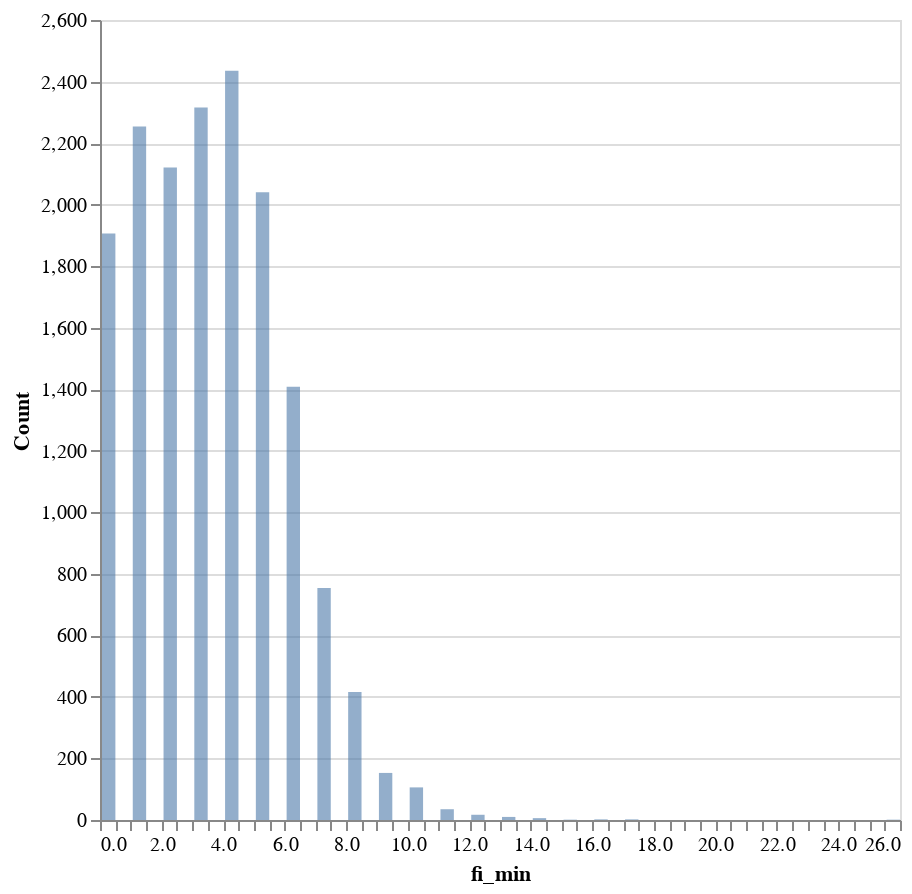

The code cell stored with this chart in its notebook:
### Code cell
alt.Chart(read_df).mark_bar(opacity=0.6).encode(
    alt.X('fi_min:Q', bin=alt.Bin(maxbins=100), title='fi_min'),
    alt.Y('count()', title='Count'),
).properties(
    width=400,
    height=400
)

### Figure 1 — Vega specification as saved in the notebook (floating-point values rounded to 4 significant figures)
{"$schema": "https://vega.github.io/schema/vega/v5.json", "data": [{"name": "source_0", "values": [{"__count": 1906, "bin_maxbins_100_fi_min": 0.0, "bin_maxbins_100_fi_min_end": 0.5}, {"__count": 2254, "bin_maxbins_100_fi_min": 1.0, "bin_maxbins_100_fi_min_end": 1.5}, {"__count": 2435, "bin_maxbins_100_fi_min": 4.0, "bin_maxbins_100_fi_min_end": 4.5}, {"__count": 2121, "bin_maxbins_100_fi_min": 2.0, "bin_maxbins_100_fi_min_end": 2.5}, {"__count": 754, "bin_maxbins_100_fi_min": 7.0, "bin_maxbins_100_fi_min_end": 7.5}, {"__count": 2316, "bin_maxbins_100_fi_min": 3.0, "bin_maxbins_100_fi_min_end": 3.5}, {"__count": 1408, "bin_maxbins_100_fi_min": 6.0, "bin_maxbins_100_fi_min_end": 6.5}, {"__count": 2040, "bin_maxbins_100_fi_min": 5.0, "bin_maxbins_100_fi_min_end": 5.5}, {"__count": 416, "bin_maxbins_100_fi_min": 8.0, "bin_maxbins_100_fi_min_end": 8.5}, {"__count": 106, "bin_maxbins_100_fi_min": 10.0, "bin_maxbins_100_fi_min_end": 10.5}, {"__count": 153, "bin_maxbins_100_fi_min": 9.0, "bin_maxbins_100_fi_min_end": 9.5}, {"__count": 35, "bin_maxbins_100_fi_min": 11.0, "bin_maxbins_100_fi_min_end": 11.5}, {"__count": 17, "bin_maxbins_100_fi_min": 12.0, "bin_maxbins_100_fi_min_end": 12.5}, {"__count": 10, "bin_maxbins_100_fi_min": 13.0, "bin_maxbins_100_fi_min_end": 13.5}, {"__count": 6, "bin_maxbins_100_fi_min": 14.0, "bin_maxbins_100_fi_min_end": 14.5}, {"__count": 2, "bin_maxbins_100_fi_min": 16.0, "bin_maxbins_100_fi_min_end": 16.5}, {"__count": 1, "bin_maxbins_100_fi_min": 15.0, "bin_maxbins_100_fi_min_end": 15.5}, {"__count": 2, "bin_maxbins_100_fi_min": 17.0, "bin_maxbins_100_fi_min_end": 17.5}, {"__count": 1, "bin_maxbins_100_fi_min": 25.5, "bin_maxbins_100_fi_min_end": 26.0}]}, {"name": "source_0_y_domain___count", "values": [{"min": 1, "max": 2435}]}], "signals": [{"name": "bin_maxbins_100_fi_min_bins", "value": {"fields": ["fi_min"], "fname": "bin_fi_min", "start": 0.0, "step": 0.5, "stop": 26.0}}], "marks": [{"type": "rect", "name": "marks", "from": {"data": "source_0"}, "encode": {"update": {"y2": {"value": 0, "scale": "y"}, "x": {"field": "bin_maxbins_100_fi_min_end", "scale": "x", "offset": {"signal": "0.5 + (abs(scale(\"x\", datum[\"bin_maxbins_100_fi_min_end\"]) - scale(\"x\", datum[\"bin_maxbins_100_fi_min\"])) < 0.25 ? 0.5 * (0.25 - (abs(scale(\"x\", datum[\"bin_maxbins_100_fi_min_end\"]) - scale(\"x\", datum[\"bin_maxbins_100_fi_min\"])))) : -0.5)"}}, "fill": {"value": "#4c78a8"}, "y": {"field": "__count", "scale": "y"}, "opacity": {"value": 0.6}, "x2": {"field": "bin_maxbins_100_fi_min", "scale": "x", "offset": {"signal": "0.5 + (abs(scale(\"x\", datum[\"bin_maxbins_100_fi_min_end\"]) - scale(\"x\", datum[\"bin_maxbins_100_fi_min\"])) < 0.25 ? -0.5 * (0.25 - (abs(scale(\"x\", datum[\"bin_maxbins_100_fi_min_end\"]) - scale(\"x\", datum[\"bin_maxbins_100_fi_min\"])))) : 0.5)"}}}}, "style": ["bar"]}], "scales": [{"name": "x", "type": "linear", "domain": {"signal": "[bin_maxbins_100_fi_min_bins.start, bin_maxbins_100_fi_min_bins.stop]"}, "range": [0, {"signal": "width"}], "bins": {"signal": "bin_maxbins_100_fi_min_bins"}, "zero": false}, {"name": "y", "type": "linear", "domain": [{"signal": "(data(\"source_0_y_domain___count\")[0] || {}).min"}, {"signal": "(data(\"source_0_y_domain___count\")[0] || {}).max"}], "range": [{"signal": "height"}, 0], "nice": true, "zero": true}], "axes": [{"scale": "y", "domain": false, "ticks": false, "gridScale": "x", "orient": "left", "maxExtent": 0, "tickCount": {"signal": "ceil(height/40)"}, "minExtent": 0, "zindex": 0, "labels": false, "grid": true, "aria": false}, {"scale": "x", "grid": false, "labelFlush": true, "labelOverlap": true, "zindex": 0, "orient": "bottom", "tickCount": {"signal": "ceil(width/10)"}, "title": "fi_min"}, {"scale": "y", "zindex": 0, "orient": "left", "tickCount": {"signal": "ceil(height/40)"}, "title": "Count", "grid": false, "labelOverlap": true}], "padding": 5, "height": 400, "style": "cell", "background": "white", "width": 400}
